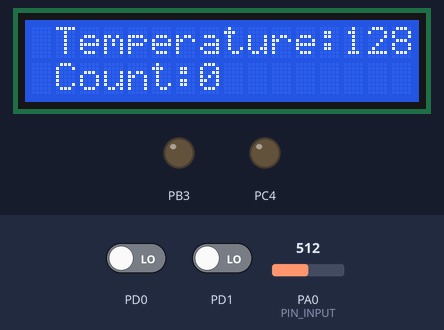
Simulated run of this program. Board: ATmega32, built with avr-gcc and emulated at 16 MHz. Shown: 16×2 character LCD, output pins drawn as LEDs (lit = HIGH). Wiring (inferred from the names in the program): character LCD (HD44780): RS PA1; E PA2; data PA3, PA4, PA5, PA6. Inputs (shaded band) come from the test bench; at power-on: PA0 (PIN_INPUT) = 512, PD0 LOW, PD1 LOW. Pins used as bus, display or sensor lines are not drawn.

Above: at 1.2 s.
1.3 s: PA0 (PIN_INPUT) set to 716
At 1.8 s:
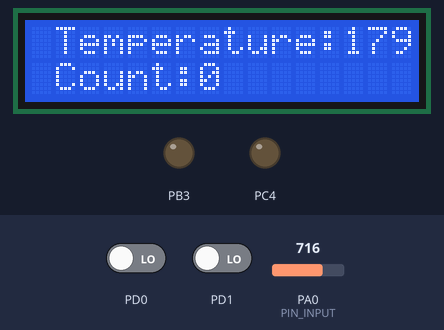
2.9 s: PA0 (PIN_INPUT) set to 900
At 4.2 s:
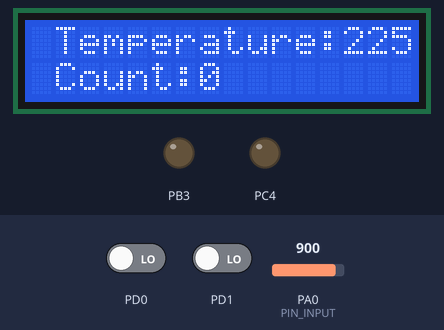
4.5 s: PA0 (PIN_INPUT) set to 1023
At 5.4 s:
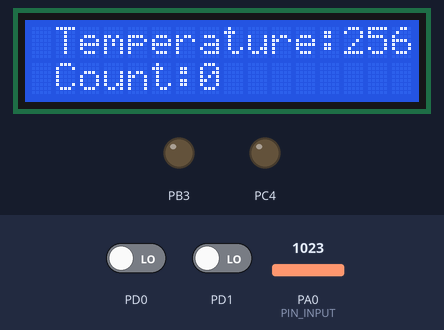
6.1 s: PD0 driven HIGH and PD1 driven HIGH
At 7.2 s:
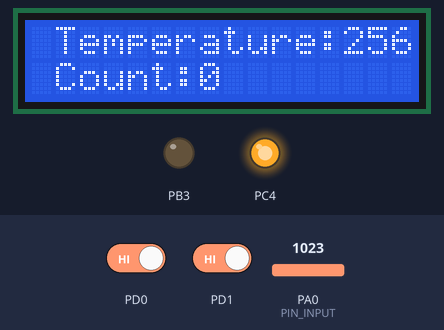
7.7 s: PD1 driven LOW
At 9.0 s:
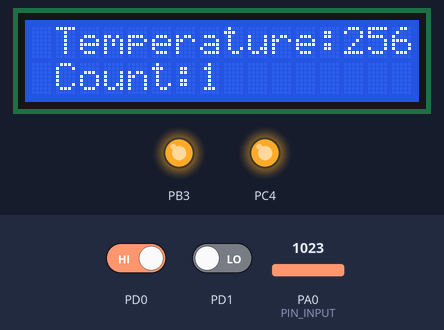
9.3 s: PA0 (PIN_INPUT) set to 151
At 10.8 s:
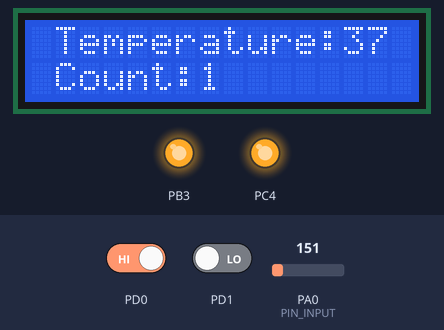
11.1 s: PA0 (PIN_INPUT) set to 126
Timing chart, 0 to 13.9 s (numbered marks = the images above; inputs shaded):
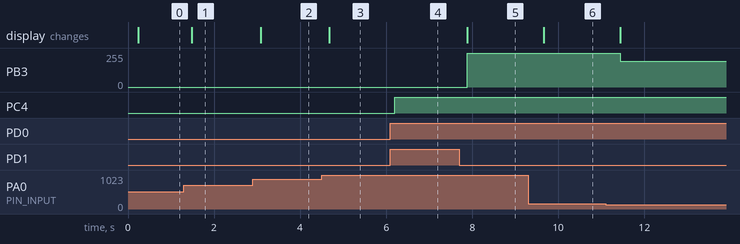

Measured:
- after the input at 1.3 s, the display: changes after 0.18 s (image 1)
- after the input at 2.9 s, the display: changes after 0.18 s (image 2)
- after the input at 4.5 s, the display: changes after 0.18 s (image 3)
- after the input at 6.1 s, PC4: LOW → HIGH after 0.10 s
- after the input at 7.7 s, PB3: 0/255 → 255/255 after 0.18 s; the display: changes after 0.18 s (image 5)
- after the input at 9.3 s, the display: changes after 0.36 s (image 6)
- after the input at 11.1 s, PB3: 255/255 → 192/255 after 0.34 s

The program:

main.c
```c
/*
   Project_name : Automatic Room Lighting System with temperature sensor to control the air conditioner
   Author : -Ayat mohamed mohamed
            -Alaa read saed
			-bassant maher
			-toqa yasser
			-Ahmed ali fahmy
			-ahmed hussien badr
			-loay tamer
*/

#define F_CPU 16000000UL
#include <avr/io.h>
#include <util/delay.h>
#include <stdlib.h>
#include "common_macros.h"
#include "lcd.h"

unsigned int x = 0;

void speed(void)
{
	if (x == 0)
	{
		//max value of CTC(clear timer on compare match) timer
		OCR0 = 0; // (0/255)*100 = 0 duty cycle (stop fan)
	}
	else if (x == 1)
	{
		//max value of CTC(clear timer on compare match) timer
		OCR0 = 84; // (84/255)*100 =33 duty cycle
	}
	else if (x == 2)
	{
		//max value of CTC(clear timer on compare match) timer
		OCR0 = 192; //(192/255)*100 = 75 duty cycle
	}
	else
	{
		//max value of CTC(clear timer on compare match) timer
		OCR0 = 255; // (255/255)*100 = 100 duty cycle
	}
}

void adc_init()
{
	// SELECT 128 PreScaler
	SET_BIT(ADCSRA, ADPS0);
	SET_BIT(ADCSRA, ADPS1);
	SET_BIT(ADCSRA, ADPS2);
	// Enable ADC
	SET_BIT(ADCSRA, ADEN);
}

uint16_t read_adc(uint8_t ch)
{
	// Select Vref = 2.56V
	ADMUX = 0xC0;
	// Select Channel
	ADMUX |= ch;
	// Start Conversation and return the value
	SET_BIT(ADCSRA, ADSC);
	while (ADCSRA & (1 << ADSC));
	return ADC;
}

int main()
{
	// Initialization
	LCD_init();
	adc_init();
	int flag = 0;
	int count = 0;
	int temp_count;
	SET_BIT(DDRC, 4);
	CLEAR_BIT(DDRD, 0);
	CLEAR_BIT(DDRD, 1);
	DDRB |= (1 << PB3);
	// For Motor
	OCR0 = 0;
	// ( WGM00 , WGM01 ) for Fast PWM mode and ( COM01 ) Clear OC0 on compare match , set OC0 at TOP
	// when WGM00 = 1 , WGM01 = 1 then Fast PWM --> Compare Output Mode waveform generator on OC0 pin
	TCCR0 |= (1 << COM01) | (1 << WGM00) | (1 << WGM01);
	// PreScaler 8 (CS02,CS01,CS00 =010)
	TCCR0 |= (1 << CS01);
	uint16_t digital_temp;
	float analog_temp = 0.0;
	float temp_value = 0.0;

	while (1)
	{
		// Configuration
		// take digital value of temp from ADC
		digital_temp = read_adc(0);

		//convert digital temp to analog
		temp_value = analog_temp;
		analog_temp = ((digital_temp * 2.56) / 1023) * 100;

		//configuration of PWM speed
		speed();

		temp_count = count;

		// first IR sensor check if there is a person enter the room or not
		if(PIND & (1<<0))
		{
			_delay_ms(100);
			// 2end IR sensor
			if(PIND & (1<<1))
			{
				count += 1;
				flag = 1;
				PORTC |= (1<<4);
			}
			while(PIND & (1<<1));
		}
		else if(PIND & (1<<1))
		{
			_delay_ms(100);
			if(PIND & (1<<0))
			{
				if(count > 0){
					count -=1;
					flag = 1;
				}
				if(count == 0){
					flag = 0;
					PORTC &= ~(1<<4);
				}
			}
			while(PIND & (1<<0));
		}
		if (temp_value != analog_temp || temp_count != count)
		{
			LCD_clearScreen();
			LCD_displayString(" Temperature:");
			LCD_intgerToString(analog_temp);
			LCD_sendCommand(0xC0);
			LCD_displayString(" Count:");
			LCD_intgerToString(count);
		}

		if (flag == 1)
		{
			if (analog_temp < 20)
			{
				x = 0;// 0 % duty cycle
			}
			else if (analog_temp >= 20 && analog_temp < 25)
			{
				x = 1;// 33 % duty cycle
			}
			else if (analog_temp >= 25 && analog_temp < 35)
			{
				x = 2;// 75% duty cycle
			}
			else if (analog_temp >= 35)
			{
				x = 3; // 100% duty cycle
			}
		}else
		{
			x = 0;
		}
	}
}
```

lcd.c
```c
/**************************
 *
 * Module: LCD
 *
 * File Name: lcd.c
 *
 * Description: Source file for the LCD driver
 *
 * Author: Mohamed Hassan
 *
 ***************************/
#include "lcd.h"
#include <util/delay.h> /* For the delay functions */
#include "common_macros.h" /* For GET_BIT Macro */
#include "gpio.h"

/***************************
 *                      Functions Definitions                                  *
 ***************************/

/*
 * Description :
 * Initialize the LCD:
 * 1. Setup the LCD pins directions by use the GPIO driver.
 * 2. Setup the LCD Data Mode 8-bits.
 */
void LCD_init(void){
	/* Configure the direction for RS and E pins as output pins */
	GPIO_setupPinDirection(LCD_RS_PORT_ID,LCD_RS_PIN_ID,PIN_OUTPUT);
	GPIO_setupPinDirection(LCD_ENABLE_PORT_ID,LCD_ENABLE_PIN_ID,PIN_OUTPUT);

	_delay_ms(20); /* LCD Power ON delay always > 15ms */
#if(LCD_MODE ==8)
	/* Configure the data port as output port */
	GPIO_setupPortDirection(LCD_DATA_PATH_REG,PORT_OUTPUT);
	/* use 2-lines LCD + 8-bits Data Mode + 5*7 dot display Mode */
	LCD_sendCommand(LCD_TWO_LINE_EIGHT_BIT_MODE);

#elif(LCD_MODE==4)
	/* Configure the data pins as output pins */
	GPIO_setupPinDirection(LCD_DATA_PATH_REG,LCD_DB7_ID,PIN_OUTPUT);
	GPIO_setupPinDirection(LCD_DATA_PATH_REG,LCD_DB6_ID,PIN_OUTPUT);
	GPIO_setupPinDirection(LCD_DATA_PATH_REG,LCD_DB5_ID,PIN_OUTPUT);
	GPIO_setupPinDirection(LCD_DATA_PATH_REG,LCD_DB4_ID,PIN_OUTPUT);
	LCD_sendCommand(LCD_TWO_LINES_FOUR_BITS_MODE_INIT1);
	LCD_sendCommand(LCD_TWO_LINES_FOUR_BITS_MODE_INIT2 );
	/* use 2-lines LCD + 4-bits Data Mode + 5*7 dot display Mode */
	LCD_sendCommand(LCD_TWO_LINE_FOUR_BIT_MODE);
#endif

	 /* cursor off */
	LCD_sendCommand( LCD_CURSOR_OFF );
	/* clear LCD at the beginning */
	LCD_sendCommand(LCD_CLEAR_DISPLAY );
}

/*
 * Description :
 * Send the required command to the screen
 */
void LCD_sendCommand(unsigned char command){
	 /* Instruction Mode RS=0 */
	GPIO_writePin(LCD_RS_PORT_ID,LCD_RS_PIN_ID,LOGIC_LOW);
	_delay_ms(1); /* delay for processing Tas = 50ns */
	GPIO_writePin(LCD_ENABLE_PORT_ID, LCD_ENABLE_PIN_ID,LOGIC_HIGH); /* Enable LCD E=1 */
	_delay_ms(1); /* delay for processing Tpw - Tdws = 190ns */
#if(LCD_MODE ==8)
	GPIO_writePort(LCD_DATA_PATH_REG, command); /* out the required command to the data bus D0 --> D7 */
	_delay_ms(1); /* delay for processing Tdsw = 100ns */
	GPIO_writePin(LCD_ENABLE_PORT_ID, LCD_ENABLE_PIN_ID,LOGIC_LOW) /* Disable LCD E=0 */;
	_delay_ms(1); /* delay for processing Th = 13ns */

#elif(LCD_MODE==4)
	GPIO_writePin(LCD_DATA_PATH_REG,LCD_DB4_ID,GET_BIT(command,4));
	GPIO_writePin(LCD_DATA_PATH_REG,LCD_DB5_ID,GET_BIT(command,5));
	GPIO_writePin(LCD_DATA_PATH_REG,LCD_DB6_ID,GET_BIT(command,6));
	GPIO_writePin(LCD_DATA_PATH_REG,LCD_DB7_ID,GET_BIT(command,7));
	_delay_ms(1);
	GPIO_writePin(LCD_ENABLE_PORT_ID, LCD_ENABLE_PIN_ID,LOGIC_LOW);
	_delay_ms(1);
	GPIO_writePin(LCD_ENABLE_PORT_ID, LCD_ENABLE_PIN_ID,LOGIC_HIGH);
	_delay_ms(1);
	GPIO_writePin(LCD_DATA_PATH_REG,LCD_DB4_ID,GET_BIT(command,0));
	GPIO_writePin(LCD_DATA_PATH_REG,LCD_DB5_ID,GET_BIT(command,1));
	GPIO_writePin(LCD_DATA_PATH_REG,LCD_DB6_ID,GET_BIT(command,2));
	GPIO_writePin(LCD_DATA_PATH_REG,LCD_DB7_ID,GET_BIT(command,3));
	_delay_ms(1);
	GPIO_writePin(LCD_ENABLE_PORT_ID, LCD_ENABLE_PIN_ID,LOGIC_LOW);
	_delay_ms(1);

#endif

}

void LCD_displayChar(unsigned char data){
	GPIO_writePin(LCD_RS_PORT_ID,LCD_RS_PIN_ID,LOGIC_HIGH); /* Data Mode RS=1 */
	_delay_ms(1); /* delay for processing Tas = 50ns */
	GPIO_writePin(LCD_ENABLE_PORT_ID, LCD_ENABLE_PIN_ID,LOGIC_HIGH);  /* Enable LCD E=1 */
	_delay_ms(1); /* delay for processing Tpw - Tdws = 190ns */
#if(LCD_MODE ==8)
	GPIO_writePort(LCD_DATA_PATH_REG, data); /* out the required data to the data bus D0 --> D7 */
	_delay_ms(1); /* delay for processing Tdsw = 100ns */
	GPIO_writePin(LCD_ENABLE_PORT_ID, LCD_ENABLE_PIN_ID,LOGIC_LOW); /* Disable LCD E=0 */
	_delay_ms(1); /* delay for processing Th = 13ns */

#elif(LCD_MODE==4)
	/* out the required data to the data bus D4 --> D7 */
	GPIO_writePin(LCD_DATA_PATH_REG,LCD_DB4_ID,GET_BIT(data,4));
	GPIO_writePin(LCD_DATA_PATH_REG,LCD_DB5_ID,GET_BIT(data,5));
	GPIO_writePin(LCD_DATA_PATH_REG,LCD_DB6_ID,GET_BIT(data,6));
	GPIO_writePin(LCD_DATA_PATH_REG,LCD_DB7_ID,GET_BIT(data,7));
	_delay_ms(1); /* delay for processing Tdsw = 100ns */
	GPIO_writePin(LCD_ENABLE_PORT_ID, LCD_ENABLE_PIN_ID,LOGIC_LOW);/* Disable LCD E=0 */
	_delay_ms(1);/* delay for processing Th = 13ns */
	GPIO_writePin(LCD_ENABLE_PORT_ID, LCD_ENABLE_PIN_ID,LOGIC_HIGH);
	_delay_ms(1);
	/* out the rest of the required data to the data bus D4 --> D7 */
	GPIO_writePin(LCD_DATA_PATH_REG,LCD_DB4_ID,GET_BIT(data,0));
	GPIO_writePin(LCD_DATA_PATH_REG,LCD_DB5_ID,GET_BIT(data,1));
	GPIO_writePin(LCD_DATA_PATH_REG,LCD_DB6_ID,GET_BIT(data,2));
	GPIO_writePin(LCD_DATA_PATH_REG,LCD_DB7_ID,GET_BIT(data,3));
	_delay_ms(1); /* delay for processing Tdsw = 100ns */
	GPIO_writePin(LCD_ENABLE_PORT_ID, LCD_ENABLE_PIN_ID,LOGIC_LOW); /* Disable LCD E=0 */
	_delay_ms(1); /* delay for processing Th = 13ns */

#endif

}
/*
 * Description :
 * Display the required string on the screen
 */
void LCD_displayString(unsigned char * LCD_data_ptr){
	while(*LCD_data_ptr!='\0'){
		LCD_displayChar(*LCD_data_ptr);
		LCD_data_ptr++;
	}
}

/*
 * Description :
 * Move the cursor to a specified row and column index on the screen
 */
void LCD_moveCursor(unsigned char row,unsigned char column){
	unsigned char LCD_address=0;
	/* Calculate the required address in the LCD DDRAM */
	switch(row){
	case 0 :
	{
		LCD_address=column;
		break;
	}
	case 1 :
	{
		LCD_address=0x40+column;
		break;
	}
	case 2:
	{
		LCD_address=0x10+column;
		break;
	}
	case 3:
	{
		LCD_address=0x50+column;
		break;
	}
	}
	/* Move the LCD cursor to this specific address */
	LCD_sendCommand(LCD_CURSOR_POSITION|LCD_address);
}

/*
 * Description :
 * Display the required string in a specified row and column index on the screen
 */
void LCD_displayStringRowColumn(unsigned char row,unsigned char column,const char*Str){
	LCD_moveCursor(row,column); /* go to to the required LCD position */
	LCD_displayString(Str); /* display the string */
}
/*
 * Description :
 * Send the clear screen command
 */
void LCD_clearScreen(void){
	LCD_sendCommand(LCD_CLEAR_DISPLAY);
}

/*
 * Description :
 * Display the required decimal value on the screen
 */
void LCD_intgerToString(int data)
{
	char buff[16]; /* String to hold the ascii result */
	itoa(data,buff,10); /* Use itoa C function to convert the data to its corresponding ASCII value, 10 for decimal */
	LCD_displayString(buff); /* Display the string */
}
```

lcd.h
```c
/**************************
 *
 * Module: LCD
 *
 * File Name: lcd.h
 *
 * Description: Header file for the LCD driver
 *
 * Author: Mohamed Hassan
 *
 ***************************/
#ifndef LCD_FILES
#define LCD_FILES
#include"std_types.h"
/* LCD HW Ports and Pins Ids */
#define LCD_RS_PORT_ID PORTA_ID
#define LCD_RS_PIN_ID PIN1_ID
#define LCD_ENABLE_PORT_ID PORTA_ID
#define LCD_ENABLE_PIN_ID PIN2_ID
#define LCD_DATA_PATH_REG PORTA_ID
#define LCD_MODE 4
#if(LCD_MODE==4)
#define LCD_DB4_ID PIN3_ID
#define LCD_DB5_ID PIN4_ID
#define LCD_DB6_ID PIN5_ID
#define LCD_DB7_ID PIN6_ID
#endif
/* LCD Commands */
#define LCD_TWO_LINE_EIGHT_BIT_MODE 0x38
#define LCD_ONE_LINE_EIGHT_BIT_MODE 0x30
#define LCD_ONE_LINE_FOUR_BIT_MODE 0x20
#define LCD_TWO_LINE_FOUR_BIT_MODE 0x28
#define LCD_CLEAR_DISPLAY 0x01
#define LCD_CURSOR_OFF   0x0C
#define LCD_CURSOR_ON 0x0E
#define LCD_CURSOR_POSITION 0x80
#define LCD_TWO_LINES_FOUR_BITS_MODE_INIT1   0x33
#define LCD_TWO_LINES_FOUR_BITS_MODE_INIT2   0x32


/***************************
 *                      Functions Prototypes                                   *
 ***************************/
/*
 * Description :
 * Initialize the LCD:
 * 1. Setup the LCD pins directions by use the GPIO driver.
 * 2. Setup the LCD Data Mode 4-bits or 8-bits.
 */
void LCD_init(void);
/*
 * Description :
 * Send the required command to the screen
 */
void LCD_sendCommand(unsigned char command);
/*
 * Description :
 * Display the required character on the screen
 */
void LCD_displayChar(unsigned char data);
/*
 * Description :
 * Display the required string on the screen
 */
void LCD_displayString(unsigned char * LCD_data_ptr);
/*
 * Description :
 * Move the cursor to a specified row and column index on the screen
 */
void LCD_moveCursor(unsigned char row,unsigned char column);
/*
 * Description :
 * Display the required string in a specified row and column index on the screen
 */
void LCD_displayStringRowColumn(unsigned char row,unsigned char column,const char*Str);
/*
 * Description :
 * Display the required decimal value on the screen
 */
void LCD_intgerToString(int data);
/*
 * Description :
 * Send the clear screen command
 */
void LCD_clearScreen(void);
#endif
```

common_macros.h
```c
 /******************************************************************************
 *
 * Module: Common - Macros
 *
 * File Name: Common_Macros.h
 *
 * Description: Commonly used Macros
 *
 * Author: Mohamed Hassan
 *
 *******************************************************************************/

#ifndef COMMON_MACROS
#define COMMON_MACROS

/* Set a certain bit in any register */
#define SET_BIT(REG,BIT) (REG|=(1<<BIT))

/* Clear a certain bit in any register */
#define CLEAR_BIT(REG,BIT) (REG&=(~(1<<BIT)))

/* Toggle a certain bit in any register */
#define TOGGLE_BIT(REG,BIT) (REG^=(1<<BIT))

/* Rotate right the register value with specific number of rotates */
#define ROR(REG,num) ( REG= (REG>>num) | (REG<<(8-num)) )

/* Rotate left the register value with specific number of rotates */
#define ROL(REG,num) ( REG= (REG<<num) | (REG>>(8-num)) )

/* Check if a specific bit is set in any register and return true if yes */
#define BIT_IS_SET(REG,BIT) ( REG & (1<<BIT) )

/* Check if a specific bit is cleared in any register and return true if yes */
#define BIT_IS_CLEAR(REG,BIT) ( !(REG & (1<<BIT)) )
/* Return required bit from the required register */
#define GET_BIT(REG,bit_no)(((REG)>>(bit_no))&(1))
#endif
```

gpio.h
```c
 /******************************************************************************
 *
 * Module: GPIO
 *
 * File Name: gpio.h
 *
 * Description: Header file for the AVR GPIO driver
 *
 * Author: Mohamed Hassan
 *
 *******************************************************************************/

#ifndef GPIO_H_
#define GPIO_H_

#include "std_types.h"

/*******************************************************************************
 *                                Definitions                                  *
 *******************************************************************************/
#define NUM_OF_PORTS           4
#define NUM_OF_PINS_PER_PORT   8

#define PORTA_ID               0
#define PORTB_ID               1
#define PORTC_ID               2
#define PORTD_ID               3

#define PIN0_ID                0
#define PIN1_ID                1
#define PIN2_ID                2
#define PIN3_ID                3
#define PIN4_ID                4
#define PIN5_ID                5
#define PIN6_ID                6
#define PIN7_ID                7

/*******************************************************************************
 *                               Types Declaration                             *
 *******************************************************************************/
typedef enum
{
	PIN_INPUT,PIN_OUTPUT
}GPIO_PinDirectionType;

typedef enum
{
	PORT_INPUT,PORT_OUTPUT=0xFF
}GPIO_PortDirectionType;

/*******************************************************************************
 *                              Functions Prototypes                           *
 *******************************************************************************/

/*
 * Description :
 * Setup the direction of the required pin input/output.
 * If the input port number or pin number are not correct, The function will not handle the request.
 */
void GPIO_setupPinDirection(uint8 port_num, uint8 pin_num, GPIO_PinDirectionType direction);

/*
 * Description :
 * Write the value Logic High or Logic Low on the required pin.
 * If the input port number or pin number are not correct, The function will not handle the request.
 * If the pin is input, this function will enable/disable the internal pull-up resistor.
 */
void GPIO_writePin(uint8 port_num, uint8 pin_num, uint8 value);

/*
 * Description :
 * Read and return the value for the required pin, it should be Logic High or Logic Low.
 * If the input port number or pin number are not correct, The function will return Logic Low.
 */
uint8 GPIO_readPin(uint8 port_num, uint8 pin_num);

/*
 * Description :
 * Setup the direction of the required port all pins input/output.
 * If the direction value is PORT_INPUT all pins in this port should be input pins.
 * If the direction value is PORT_OUTPUT all pins in this port should be output pins.
 * If the input port number is not correct, The function will not handle the request.
 */
void GPIO_setupPortDirection(uint8 port_num, uint8 direction);

/*
 * Description :
 * Write the value on the required port.
 * If any pin in the port is output pin the value will be written.
 * If any pin in the port is input pin this will activate/deactivate the internal pull-up resistor.
 * If the input port number is not correct, The function will not handle the request.
 */
void GPIO_writePort(uint8 port_num, uint8 value);

/*
 * Description :
 * Read and return the value of the required port.
 * If the input port number is not correct, The function will return ZERO value.
 */
uint8 GPIO_readPort(uint8 port_num);

#endif /* GPIO_H_ */
```

std_types.h
```c
 /******************************************************************************
 *
 * Module: Common - Platform Types Abstraction
 *
 * File Name: std_types.h
 *
 * Description: types for AVR
 *
 * Author: Mohamed Hassan
 *
 *******************************************************************************/

#ifndef STD_TYPES_H_
#define STD_TYPES_H_

/* Boolean Data Type */
typedef unsigned char boolean;

/* Boolean Values */
#ifndef FALSE
#define FALSE       (0u)
#endif
#ifndef TRUE
#define TRUE        (1u)
#endif

#define LOGIC_HIGH        (1u)
#define LOGIC_LOW         (0u)

#define NULL_PTR    ((void*)0)

typedef unsigned char         uint8;          /*           0 .. 255              */
typedef signed char           sint8;          /*        -128 .. +127             */
typedef unsigned short        uint16;         /*           0 .. 65535            */
typedef signed short          sint16;         /*      -32768 .. +32767           */
typedef unsigned long         uint32;         /*           0 .. 4294967295       */
typedef signed long           sint32;         /* -2147483648 .. +2147483647      */
typedef unsigned long long    uint64;         /*       0 .. 18446744073709551615  */
typedef signed long long      sint64;         /* -9223372036854775808 .. 9223372036854775807 */
typedef float                 float32;
typedef double                float64;

#endif /* STD_TYPE_H_ */
```

Source omitted: gpio.c (5627 bytes)
